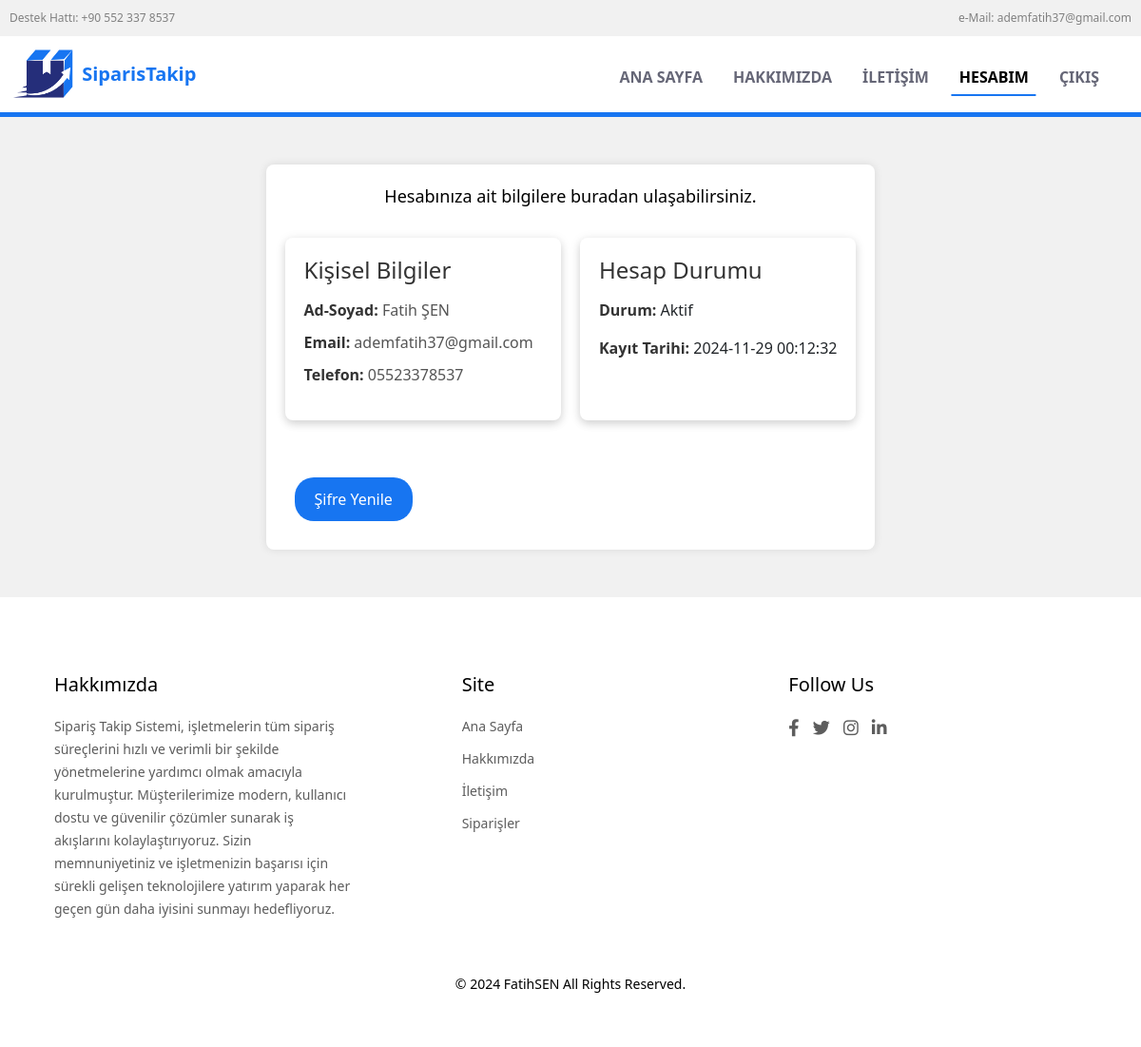
The page /views/account.php (signed in) on the database its author committed.
### tables this page shows
CREATE TABLE `uyeler` (
  `uye_id` int(11) NOT NULL,
  `uye_adi_soyadi` varchar(256) NOT NULL,
  `uye_mail` varchar(256) NOT NULL,
  `uye_password` varchar(256) NOT NULL,
  `uye_tel` varchar(20) NOT NULL,
  `account_status` varchar(50) NOT NULL,
  `uye_baslangict` datetime NOT NULL DEFAULT current_timestamp()
);

### views/account.php (the view, shortened to what this page needs)
<?php
require_once '../config/database.php';
?>
<?php
$username = $_SESSION['username'];
$query = "SELECT * FROM uyeler WHERE uye_mail = :uye_mail";
$stmt = $baglanti->prepare($query);
$stmt->bindParam(':uye_mail', $username, PDO::PARAM_STR);
$stmt->execute();
$user = $stmt->fetch(PDO::FETCH_ASSOC);
?>
<div class="account-container">
    <div class="account-header">
        <p class="infoH">Hesabınıza ait bilgilere buradan ulaşabilirsiniz.</p>
    </div>
    <div class="account-info">
        <div class="info-card">
            <h2>Kişisel Bilgiler</h2>
            <ul>
                <li><strong>Ad-Soyad:</strong> <?php echo htmlspecialchars($user['uye_adi_soyadi']); ?></li>
                <li><strong>Email:</strong> <?php echo htmlspecialchars($user['uye_mail']); ?></li>
                <li><strong>Telefon:</strong> <?php echo htmlspecialchars($user['uye_tel']); ?></li>
            </ul>
        </div>
        <div class="info-card">
            <h2>Hesap Durumu</h2>
            <p><strong>Durum:</strong> <?php echo $user['account_status'] == 'active' ? 'Aktif' : 'Pasif'; ?></p>
            <p><strong>Kayıt Tarihi:</strong> <?php echo $user['uye_baslangict']; ?></p>
        </div>
        <div class="actions">
            <a href="../views/resetPass.php" class="btn edit-btn">Şifre Yenile</a>
        </div>
    </div>
</div>
<?php
include('../includes/_layout.php');
?>

### assets/css/style.css (style rules this page uses)
* { box-sizing: border-box; margin: 0; padding: 0; }
html { height: 100vh; margin: 0; }
body { background-color: #f1f1f1; display: flex; flex-direction: column; font-family: "Arial", sans-serif; line-height: 1.6; min-height: 100px; }

### assets/css/login.css (style rules this page uses)
a { color: #1775f1; }

### assets/css/iletisim.css (style rules this page uses)
h1, h2 { color: #4caf50; }

### assets/css/hakkimizda.css (style rules this page uses)
h1, h2 { color: #4CAF50; }
ul { list-style-type: disc; padding-left: 20px; }

### views/account.php (style rules this page uses)
.account-container { max-width: 1000px; margin: 50px auto; padding: 20px; background-color: white; box-shadow: 0 0 10px rgba(0, 0, 0, 0.1); border-radius: 8px; }
.account-header { text-align: center; margin-bottom: 30px; }
.account-info { display: grid; grid-template-columns: 1fr 1fr; gap: 20px; }
.info-card { background-color: #fff; padding: 20px; box-shadow: 0 4px 8px rgba(0, 0, 0, 0.1), 0 2px 12px rgba(0, 0, 0, 0.1); border-radius: 8px; transition: box-shadow 0.3s ease; }
.info-card h2 { font-size: 1.5rem; color: #333; margin-bottom: 15px; }
.info-card ul { list-style: none; padding: 0; }
.info-card li { font-size: 1rem; color: #555; margin-bottom: 10px; }
.info-card strong { color: #333; }
.actions { margin-top: 30px; text-align: center; justify-content: start; display: flex; }
.btn { display: inline-block; padding: 10px 20px; margin: 10px; font-size: 1rem; border-radius: 5px; text-decoration: none; color: white; text-align: center; border-radius: 20px; transition: all 0.4s ease-in-out; }
.edit-btn { background-color: #1775f1; }
.infoH { color: black; font-size: 18px; }

### rows shown on the page
uyeler: uye_adi_soyadi "Fatih ŞEN", uye_mail "ademfatih37@gmail.com", uye_tel "05523378537", uye_baslangict "2024-11-29 00:12:32"
